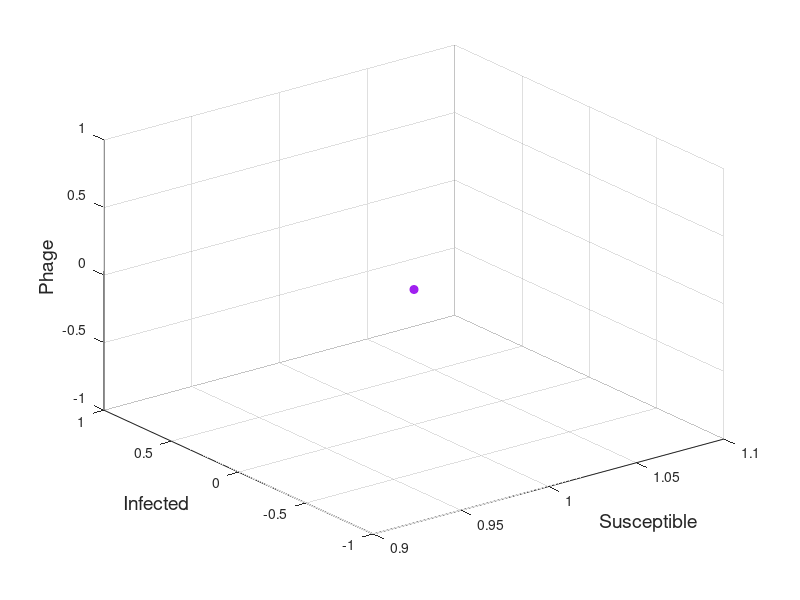

Source code (MATLAB): (Note: this script raises an error after producing the figure.)
clear; close all; format LONG

% blue := coe, 0 0 255
% red := phage, 255 0 0
% purple := pfe, 160 32 240

%% phage-free equilibrium

% cond: 0 < ab < 1

colrs = 1/255*[160 32 240; 160 32 240; 160 32 240; 255 0 0; 160 32 240; 255 0 0]; % p p p r p r

eta=0.25;
sigma=0.5;
K=1;

a = 1; b = 0.5; c = 2;

% initial conds; pfe pfe pfe axis pfe axis
S0 = [0.9 0.75 1.5 0.125 0.25 0.01];
I0 = [0.01 0.2 0.4 0.01 0.01 0.2];
P0 = [1 2*c c 4 3.5 4];
init = [S0; I0; P0];

tspan = [0 100]; params = [a b c eta sigma K];

figure(1)
plot3(K,0,0,'o','MarkerFaceColor',colrs(1,:),'MarkerEdgeColor',colrs(1,:),'DisplayName','Equilibrium')
grid on
xlabel('Susceptible','FontSize',14)
ylabel('Infected','FontSize',14)
zlabel('Phage','FontSize',14)
hold on

maxI = zeros(1,6);
for i = 1:6
    [tSol,ySol] = ode23s(@(t,y) SIP_Model(tspan,y,params), tspan, init(:,i));
    plot3(ySol(:,1),ySol(:,2),ySol(:,3),'Color',colrs(i,:),'LineWidth',1.5)
    maxI(i) = max(ySol(:,2));
    hold on
    plot3(ySol(numel(ySol(:,1)),1),ySol(numel(ySol(:,2)),2),ySol(numel(ySol(:,3)),3),'Color',colrs(i,:),'Marker','o','MarkerFaceColor',colrs(i,:),'DisplayName','Equilibrium');
    hold on
end

% set(gca, 'xscale', 'log')
ylim([0 max(maxI)])
zlim([0 max(P0)])
legend('Equilibrium','Location','northeast','FontSize',14)
hold off

%% bacteria-free equilibrium

% cond: ab > ac + 1
clear;

% blue := coe, 0 0 255
% red := phage, 255 0 0
% purple := pfe, 160 32 240

colrs = 1/255*[255 0 0; 225 0 0; 175 0 0; 125 0 0; 75 0 0; 25 0 0]; % red gradient

eta=0.25;
sigma=0.5;
K=1;

a=1; b=4; c=2;
sprintf('ab > 1 + ac == %g', a*b > 1 + a*c)

S0 = [0.9 0.75 1.5 0.125 0.25 0.01];
I0 = [0.01 0.2 0.4 0.01 0.01 0.2];
P0 = [1 1.5*c c c/3 3.5 4];
init = [S0; I0; P0];

tspan = [0 100]; params = [a b c eta sigma K];

figure(2)
maxZ = zeros(1,height(colrs));
for i = 1:height(colrs)
    [tSol,ySol] = ode23s(@(t,y) SIP_Model(t,y,params), tspan, init(:,i));
    
    if i==1
        sEq = ySol(numel(ySol(:,1)),1); iEq = ySol(numel(ySol(:,2)),2); pEq = ySol(numel(ySol(:,3)),3);
        bfeEq = plot3(sEq, iEq, pEq,'o','MarkerFaceColor',colrs(1,:),'MarkerEdgeColor',colrs(1,:),'DisplayName','Equilibria');
        hold on
    end
    
    plot3(ySol(numel(ySol(:,1)),1),ySol(numel(ySol(:,2)),2),ySol(numel(ySol(:,3)),3),'Color',colrs(i,:),'Marker','o','MarkerFaceColor',colrs(i,:),'DisplayName','Equilibrium');
    grid on
    hold on
    plot3(ySol(:,1),ySol(:,2),ySol(:,3),'Color',colrs(i,:),'LineWidth',1.5)
    hold on
    fprintf('i= %g: S= %g, I= %g, P= %g\n',i,ySol(numel(ySol(:,1)),1),ySol(numel(ySol(:,2)),2),ySol(numel(ySol(:,3)),3))
    maxZ(i) = max(ySol(:,3));
end

plot3(0,0,c,'ro')
stabAxis = linspace(c,1.1*max(maxZ),1001);
plot3(zeros(1,numel(stabAxis)),zeros(1,numel(stabAxis)),stabAxis, 'r','LineWidth',1.5)
xlabel('Susceptible','FontSize',14)
ylabel('Infected','FontSize',14)
zlabel('Phage','FontSize',14)
zlim([0 1.1*max(maxZ)])
legend(bfeEq,'Location','northeast','FontSize',14)
hold off

%% coexistence equilibrium

% cond: 1 < ab < 1 + ac

clear; format LONG

colrs = 1/255*[0 0 255; 0 0 255; 0 0 255; 0 0 255; 255 0 0; 255 0 0]; % b b b b r r

eta=0.25;
sigma=0.5;
K=1;

a=1; b=2; c=2;
sprintf('1 < ab < 1 + ac == %g', (1 < a*b) && (a*b < 1 + a*c))

% coe coe coe coe phage phage
S0 = [0.9 0.75 1.25 0.25 0.01 0.125];
I0 = [0.01 0.2 0.4 0.01 0.2 0.01];
P0 = [1 2*c c 3.5 4 4];
init = [S0; I0; P0];

% sStar = K*(sigma*rho - eta*(alpha*beta - sigma))/(alpha*beta*rho);
% iStar = sStar*(alpha*beta - sigma)/sigma;
% pStar = (eta*(alpha*beta-sigma))/(sigma*alpha);

sStar = K*(a*c - (a*b - 1))/(a^2*b*c);
iStar = sStar*(a*b-1);
pStar = (a*b-1)/a;

tspan = [0 100]; params = [a b c eta sigma K];

figure(3)
plot3(sStar,iStar, pStar,'o','MarkerFaceColor','b','MarkerEdgeColor','b')
xlabel('Susceptible','FontSize',14)
ylabel('Infected','FontSize',14)
zlabel('Phage','FontSize',14)
grid on
hold on

% maxI = zeros(1,7);
for i = 1:4
    [tSol,ySol] = ode23s(@(t,y) SIP_Model(tspan,y,params), tspan, init(:,i));
    plot3(ySol(:,1),ySol(:,2),ySol(:,3),'Color',colrs(i,:), 'LineWidth',1.5);
    hold on
end

for i = 5:6
    [tSol,ySol] = ode23s(@(t,y) SIP_Model(tspan,y,params), tspan, init(:,i));
    plot3(ySol(:,1),ySol(:,2),ySol(:,3),'Color',colrs(i,:), 'LineWidth',1.5);
    hold on
    plot3(ySol(numel(ySol(:,1)),1),ySol(numel(ySol(:,2)),2),ySol(numel(ySol(:,3)),3),'Color',colrs(i,:),'Marker','o','MarkerFaceColor',colrs(i,:),'DisplayName','Equilibrium');
    hold on
    % fprintf('i= %g: S= %g, I= %g, P= %g\n',i,ySol(numel(ySol(:,1)),1),ySol(numel(ySol(:,2)),2),ySol(numel(ySol(:,3)),3))
end

% figure(3)
% zlim([0 1E9])
legend('Equilibrium','location','northeast','FontSize',14)
% set(gca, 'zscale', 'log')
